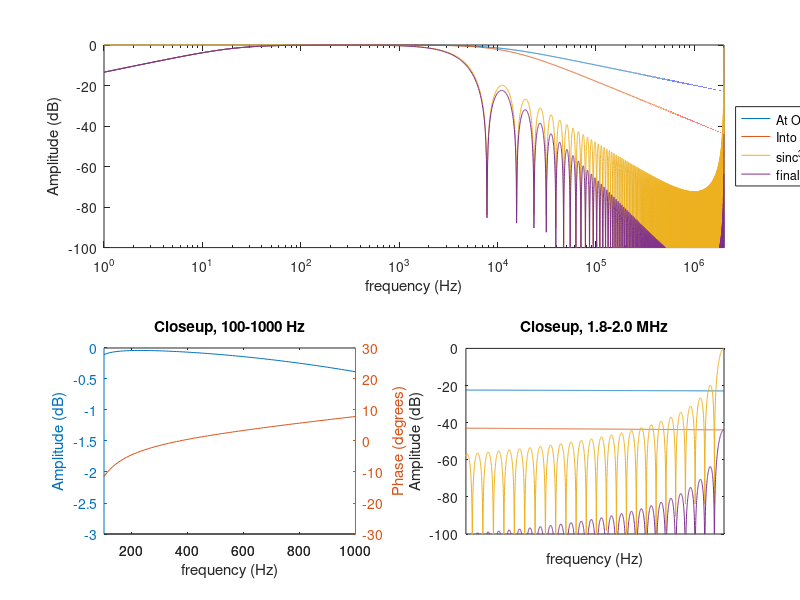

Reproduce this figure in MATLAB.
% NP0's only come up to 0.47 µF, and then they're expensive and big.
% Kemet's are 2220 (5.6x5.0 mm)
% TODO: Take the capacitor on the first stage amplifier into account
R1=33e3;
C1=220e-9;
R2=R1;      % unit gain
C2=470e-12;
R3=1e3;     % also protects ADC input
C3=10e-9;

% filter cutoff frequencies
f1=1./(2*pi*R1*C1)
f2=1./(2*pi*R2*C2)
f3=1./(2*pi*R3*C3)

% ADC parameters
fadc=8e6;
fmod=fadc/4
N=256
srate=fmod/N
%srate * 1.5 rounded to 100 Hz
alias_max_freq=100*round(srate*1.5/100);

%f=10.^(0:0.001:log10(fmod));
f=[1:99,100:10:990,1000:100:fmod];

I1 = 1  ./ (R1   + 1./(-2i*pi*f*C1));
g1 = I1 ./ (1/R2 +     -2i*pi*f*C2);
Z3 = 1  ./ (-2i*pi*f*C3);
g2 = g1 .* Z3 ./ (R3 + Z3);

sinc3 = abs(sin(N*pi*f/fmod)./(N*sin(pi*f/fmod))).^3;
final = g2.*sinc3;

g1p = 180/pi*angle(g1);
g1 = abs(g1);
g2p = 180/pi*angle(g2);
g2 = abs(g2);
finalp = 180/pi*angle(final);
final = abs(final);

alias_max_dB = 10*log10(final(find(f==alias_max_freq)))

subplot(2,2,1:2);
semilogx(f,10*log10(g1),'-',f,10*log10(g2),'-',f,10*log10(sinc3),'-',f,10*log10(final),'-');
legend('At OP','Into ADC','sinc^3','final','location','eastoutside');
ylabel('Amplitude (dB)')
xlabel('frequency (Hz)')
axis([min(f),max(f),-100,0])

subplot(2,2,3);
ax = plotyy(f,10*log10(final),f,finalp);
fmin = 100;
fmax = 1000;
axis(ax(1), [fmin,fmax,-3,0]);
axis(ax(2), [fmin,fmax,-30,30]);
title(sprintf('Closeup, %.0f-%.0f Hz', fmin, fmax))
xlabel('frequency (Hz)')
ylabel(ax(1), "Amplitude (dB)");
ylabel(ax(2), "Phase (degrees)");
%axis([1e1,1e4,-3,0])

subplot(2,2,4);
semilogx(f,10*log10(g1),'-',f,10*log10(g2),'-',f,10*log10(sinc3),'-',f,10*log10(final),'-');
fend=1.8e6;
axis([fend,fmod,-100,0])
title(sprintf('Closeup, %.1f-%.1f MHz', fend/1e6, fmod/1e6))
ylabel('Amplitude (dB)')
xlabel('frequency (Hz)')






